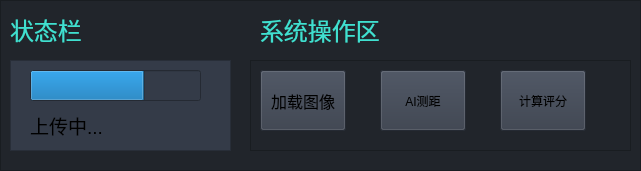
                      <widget class="QFrame" name="frame_4">
                       <property name="geometry">
                        <rect>
                         <x>430</x>
                         <y>630</y>
                         <width>641</width>
                         <height>171</height>
                        </rect>
                       </property>
                       <property name="styleSheet">
                        <string notr="true">background:rgb(33, 37, 43)</string>
                       </property>
                       <property name="frameShape">
                        <enum>QFrame::StyledPanel</enum>
                       </property>
                       <property name="frameShadow">
                        <enum>QFrame::Raised</enum>
                       </property>
                       <widget class="QFrame" name="frame_5">
                        <property name="geometry">
                         <rect>
                          <x>10</x>
                          <y>60</y>
                          <width>221</width>
                          <height>91</height>
                         </rect>
                        </property>
                        <property name="styleSheet">
                         <string notr="true">background:rgb(52, 59, 72)</string>
                        </property>
                        <property name="frameShape">
                         <enum>QFrame::StyledPanel</enum>
                        </property>
                        <property name="frameShadow">
                         <enum>QFrame::Raised</enum>
                        </property>
                        <widget class="QProgressBar" name="progressBar">
                         <property name="geometry">
                          <rect>
                           <x>20</x>
                           <y>10</y>
                           <width>171</width>
                           <height>31</height>
                          </rect>
                         </property>
                         <property name="value">
                          <number>67</number>
                         </property>
                         <property name="textVisible">
                          <bool>false</bool>
                         </property>
                         <property name="invertedAppearance">
                          <bool>false</bool>
                         </property>
                         <property name="textDirection">
                          <enum>QProgressBar::TopToBottom</enum>
                         </property>
                        </widget>
                        <widget class="QLabel" name="label_13">
                         <property name="geometry">
                          <rect>
                           <x>20</x>
                           <y>50</y>
                           <width>151</width>
                           <height>31</height>
                          </rect>
                         </property>
                         <property name="font">
                          <font>
                           <family>Segoe UI</family>
                           <pointsize>10</pointsize>
                           <italic>false</italic>
                           <bold>false</bold>
                          </font>
                         </property>
                         <property name="text">
                          <string>&lt;html&gt;&lt;head/&gt;&lt;body&gt;&lt;p&gt;&lt;span style=&quot; font-size:14pt;&quot;&gt;上传中...&lt;/span&gt;&lt;/p&gt;&lt;/body&gt;&lt;/html&gt;</string>
                         </property>
                        </widget>
                       </widget>
                       <widget class="QFrame" name="frame_6">
                        <property name="geometry">
                         <rect>
                          <x>250</x>
                          <y>60</y>
                          <width>381</width>
                          <height>91</height>
                         </rect>
                        </property>
                        <property name="font">
                         <font>
                          <family>Segoe UI</family>
                          <pointsize>10</pointsize>
                          <italic>false</italic>
                          <bold>false</bold>
                         </font>
                        </property>
                        <property name="styleSheet">
                         <string notr="true">background-color: rgb(33, 37, 43)</string>
                        </property>
                        <property name="frameShape">
                         <enum>QFrame::StyledPanel</enum>
                        </property>
                        <property name="frameShadow">
                         <enum>QFrame::Raised</enum>
                        </property>
                        <widget class="QPushButton" name="pushButton_2">
                         <property name="geometry">
                          <rect>
                           <x>10</x>
                           <y>10</y>
                           <width>86</width>
                           <height>61</height>
                          </rect>
                         </property>
                         <property name="font">
                          <font>
                           <family>黑体</family>
                           <pointsize>12</pointsize>
                           <italic>false</italic>
                           <bold>false</bold>
                          </font>
                         </property>
                         <property name="styleSheet">
                          <string notr="true">background-color: rgb(52, 59, 72);
font: 12pt &quot;黑体&quot;;</string>
                         </property>
                         <property name="text">
                          <string>加载图像</string>
                         </property>
                         <property name="icon">
                          <iconset resource="resources.qrc">
                           <normaloff>:/icons/images/icons/cil-battery-0.png</normaloff>:/icons/images/icons/cil-battery-0.png</iconset>
                         </property>
                        </widget>
                        <widget class="QPushButton" name="pushButton_3">
                         <property name="geometry">
                          <rect>
                           <x>130</x>
                           <y>10</y>
                           <width>86</width>
                           <height>61</height>
                          </rect>
                         </property>
                         <property name="styleSheet">
                          <string notr="true">background-color: rgb(52, 59, 72);
font: 12pt &quot;黑体&quot;;</string>
                         </property>
                         <property name="text">
                          <string>AI测距</string>
                         </property>
                         <property name="icon">
                          <iconset resource="resources.qrc">
                           <normaloff>:/icons/images/icons/cil-chevron-double-right.png</normaloff>:/icons/images/icons/cil-chevron-double-right.png</iconset>
                         </property>
                        </widget>
                        <widget class="QPushButton" name="pushButton_4">
                         <property name="geometry">
                          <rect>
                           <x>250</x>
                           <y>10</y>
                           <width>86</width>
                           <height>61</height>
                          </rect>
                         </property>
                         <property name="styleSheet">
                          <string notr="true">background-color: rgb(52, 59, 72);
font: 12pt &quot;黑体&quot;;</string>
                         </property>
                         <property name="text">
                          <string>计算评分</string>
                         </property>
                         <property name="icon">
                          <iconset resource="resources.qrc">
                           <normaloff>:/icons/images/icons/cil-briefcase.png</normaloff>:/icons/images/icons/cil-briefcase.png</iconset>
                         </property>
                        </widget>
                       </widget>
                       <widget class="QLabel" name="label_4">
                        <property name="enabled">
                         <bool>false</bool>
                        </property>
                        <property name="geometry">
                         <rect>
                          <x>10</x>
                          <y>10</y>
                          <width>191</width>
                          <height>41</height>
                         </rect>
                        </property>
                        <property name="font">
                         <font>
                          <family>黑体</family>
                          <pointsize>14</pointsize>
                          <italic>false</italic>
                          <bold>false</bold>
                         </font>
                        </property>
                        <property name="styleSheet">
                         <string notr="true">font: 14pt &quot;黑体&quot; rgb(0, 170, 0);
background-color: rgb(33, 37, 43);</string>
                        </property>
                        <property name="frameShadow">
                         <enum>QFrame::Raised</enum>
                        </property>
                        <property name="text">
                         <string>&lt;html&gt;&lt;head/&gt;&lt;body&gt;&lt;p&gt;&lt;span style=&quot; font-size:18pt; color:#40e0d0;&quot;&gt;状态栏&lt;/span&gt;&lt;/p&gt;&lt;/body&gt;&lt;/html&gt;</string>
                        </property>
                       </widget>
                       <widget class="QLabel" name="label_5">
                        <property name="enabled">
                         <bool>false</bool>
                        </property>
                        <property name="geometry">
                         <rect>
                          <x>260</x>
                          <y>10</y>
                          <width>191</width>
                          <height>41</height>
                         </rect>
                        </property>
                        <property name="font">
                         <font>
                          <family>黑体</family>
                          <pointsize>18</pointsize>
                          <italic>false</italic>
                          <bold>false</bold>
                         </font>
                        </property>
                        <property name="styleSheet">
                         <string notr="true">font: 18pt &quot;黑体&quot; rgb(255, 170, 0);
background-color: rgb(33, 37, 43)</string>
                        </property>
                        <property name="frameShadow">
                         <enum>QFrame::Raised</enum>
                        </property>
                        <property name="text">
                         <string>&lt;html&gt;&lt;head/&gt;&lt;body&gt;&lt;p&gt;&lt;span style=&quot; color:#40e0d0;&quot;&gt;系统操作区&lt;/span&gt;&lt;/p&gt;&lt;/body&gt;&lt;/html&gt;</string>
                        </property>
                       </widget>
                      </widget>
